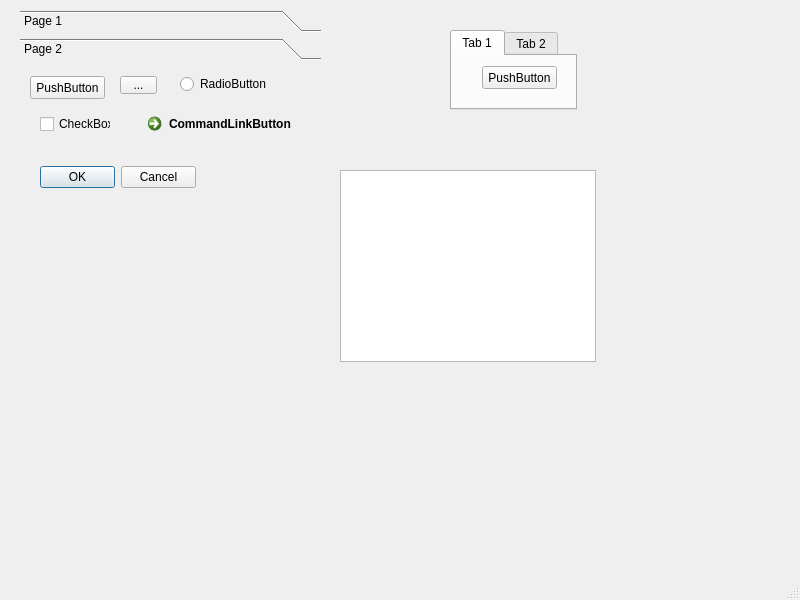
<?xml version="1.0" encoding="UTF-8"?>
<ui version="4.0">
 <class>MainWindow</class>
 <widget class="QMainWindow" name="MainWindow">
  <property name="geometry">
   <rect>
    <x>0</x>
    <y>0</y>
    <width>800</width>
    <height>600</height>
   </rect>
  </property>
  <property name="windowTitle">
   <string>MainWindow</string>
  </property>
  <widget class="QWidget" name="centralwidget">
   <widget class="QToolBox" name="toolBox">
    <property name="geometry">
     <rect>
      <x>20</x>
      <y>10</y>
      <width>301</width>
      <height>241</height>
     </rect>
    </property>
    <property name="currentIndex">
     <number>1</number>
    </property>
    <widget class="QWidget" name="page">
     <property name="geometry">
      <rect>
       <x>0</x>
       <y>0</y>
       <width>301</width>
       <height>189</height>
      </rect>
     </property>
     <attribute name="label">
      <string>Page 1</string>
     </attribute>
     <widget class="QListWidget" name="listWidget">
      <property name="geometry">
       <rect>
        <x>10</x>
        <y>0</y>
        <width>256</width>
        <height>192</height>
       </rect>
      </property>
     </widget>
    </widget>
    <widget class="QWidget" name="page_2">
     <property name="geometry">
      <rect>
       <x>0</x>
       <y>0</y>
       <width>301</width>
       <height>189</height>
      </rect>
     </property>
     <attribute name="label">
      <string>Page 2</string>
     </attribute>
     <widget class="QPushButton" name="pushButton">
      <property name="geometry">
       <rect>
        <x>10</x>
        <y>10</y>
        <width>75</width>
        <height>23</height>
       </rect>
      </property>
      <property name="text">
       <string>PushButton</string>
      </property>
     </widget>
     <widget class="QToolButton" name="toolButton">
      <property name="geometry">
       <rect>
        <x>100</x>
        <y>10</y>
        <width>37</width>
        <height>18</height>
       </rect>
      </property>
      <property name="text">
       <string>...</string>
      </property>
     </widget>
     <widget class="QRadioButton" name="radioButton">
      <property name="geometry">
       <rect>
        <x>160</x>
        <y>10</y>
        <width>89</width>
        <height>16</height>
       </rect>
      </property>
      <property name="text">
       <string>RadioButton</string>
      </property>
     </widget>
     <widget class="QCheckBox" name="checkBox">
      <property name="geometry">
       <rect>
        <x>20</x>
        <y>50</y>
        <width>71</width>
        <height>16</height>
       </rect>
      </property>
      <property name="text">
       <string>CheckBox</string>
      </property>
     </widget>
     <widget class="QCommandLinkButton" name="commandLinkButton">
      <property name="geometry">
       <rect>
        <x>120</x>
        <y>40</y>
        <width>172</width>
        <height>41</height>
       </rect>
      </property>
      <property name="text">
       <string>CommandLinkButton</string>
      </property>
     </widget>
     <widget class="QDialogButtonBox" name="buttonBox">
      <property name="geometry">
       <rect>
        <x>20</x>
        <y>100</y>
        <width>156</width>
        <height>23</height>
       </rect>
      </property>
      <property name="standardButtons">
       <set>QDialogButtonBox::Cancel|QDialogButtonBox::Ok</set>
      </property>
     </widget>
    </widget>
   </widget>
   <widget class="QTabWidget" name="tabWidget">
    <property name="geometry">
     <rect>
      <x>450</x>
      <y>30</y>
      <width>127</width>
      <height>80</height>
     </rect>
    </property>
    <property name="currentIndex">
     <number>0</number>
    </property>
    <widget class="QWidget" name="tab">
     <attribute name="title">
      <string>Tab 1</string>
     </attribute>
     <widget class="QPushButton" name="pushButton_2">
      <property name="geometry">
       <rect>
        <x>30</x>
        <y>10</y>
        <width>75</width>
        <height>23</height>
       </rect>
      </property>
      <property name="text">
       <string>PushButton</string>
      </property>
     </widget>
    </widget>
    <widget class="QWidget" name="tab_2">
     <attribute name="title">
      <string>Tab 2</string>
     </attribute>
     <widget class="QRadioButton" name="radioButton_2">
      <property name="geometry">
       <rect>
        <x>20</x>
        <y>10</y>
        <width>89</width>
        <height>16</height>
       </rect>
      </property>
      <property name="text">
       <string>RadioButton</string>
      </property>
     </widget>
    </widget>
   </widget>
   <widget class="QListWidget" name="listWidget_2">
    <property name="geometry">
     <rect>
      <x>340</x>
      <y>170</y>
      <width>256</width>
      <height>192</height>
     </rect>
    </property>
   </widget>
  </widget>
  <widget class="QMenuBar" name="menubar">
   <property name="geometry">
    <rect>
     <x>0</x>
     <y>0</y>
     <width>800</width>
     <height>23</height>
    </rect>
   </property>
  </widget>
  <widget class="QStatusBar" name="statusbar"/>
 </widget>
 <resources/>
 <connections/>
</ui>
